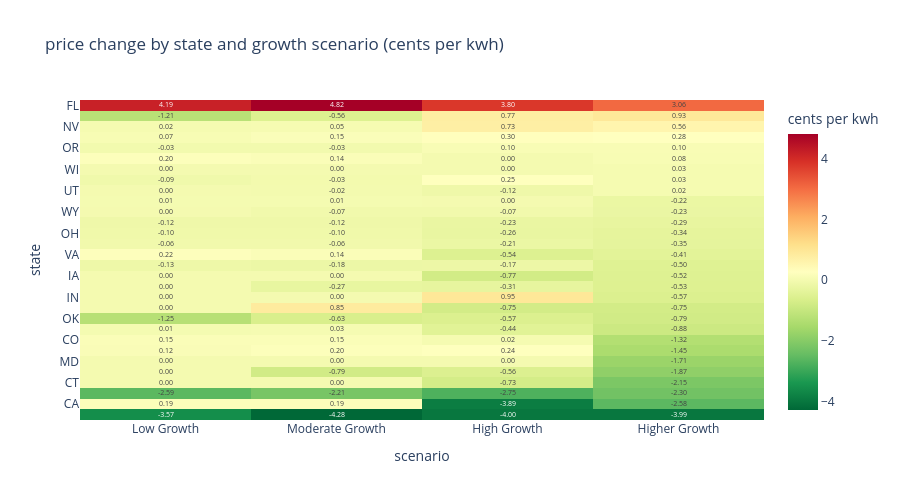

Here is the notebook cell this chart was saved with:
### Markdown cell above
## Heatmap
- demonstrates price changes with states by the different kinds of growth scenarios in columns.

### Code cell
pivot = predictions_df.pivot_table(
    index='state_abb',
    columns='scenario_label',
    values='price_delta',
    aggfunc='mean'
)

col_order = ['Low Growth', 'Moderate Growth', 'High Growth', 'Higher Growth']
pivot = pivot[col_order]

pivot.columns.name = None

affected = pivot[pivot.abs().max(axis=1) > 0]
affected = affected.sort_values('Higher Growth', ascending=False)

print(f'{len(affected)} states receive projected dc additions out of {len(pivot)} total')

fig2 = px.imshow(
    affected,
    color_continuous_scale='RdYlGn_r',
    title='price change by state and growth scenario (cents per kwh)',
    labels={'color': 'cents per kwh', 'x': 'scenario', 'y': 'state'},
    text_auto='.2f',
    aspect='auto'
)
fig2.update_layout(height=500)
fig2.write_html('../logs/price_impact_heatmap.html', include_plotlyjs='cdn')
fig2.write_image('../logs/price_impact_heatmap.png', width=1200, height=600, scale=2)
fig2.show()

plt.figure(figsize=(10, 6))
plt.imshow(affected.values, aspect='auto', cmap='RdYlGn_r')
plt.colorbar(label='cents per kwh')
plt.xticks(range(len(affected.columns)), affected.columns, rotation=45, ha='right')
plt.yticks(range(len(affected.index)), affected.index)
plt.title('price change by state and growth scenario (cents per kwh)')
plt.xlabel('scenario')
plt.ylabel('state')
plt.tight_layout()
plt.show()

logging.info('pipeline complete')
print('pipeline complete')

### Figure 1 — Plotly figure (JSON) as saved in the notebook; plotly's stock layout.template omitted (floating-point values rounded to 4 significant figures)
{"data": [{"coloraxis": "coloraxis", "hovertemplate": "scenario: %{x}<br>state: %{y}<br>cents per kwh: %{z}<extra></extra>", "name": "0", "texttemplate": "%{z:.2f}", "type": "heatmap", "x": ["Low Growth", "Moderate Growth", "High Growth", "Higher Growth"], "xaxis": "x", "y": ["FL", "TX", "NV", "AL", "OR", "GA", "WI", "WA", "UT", "TN", "WY", "MN", "OH", "NE", "VA", "IL", "IA", "MO", "IN", "MI", "OK", "AZ", "CO", "KY", "MD", "MT", "CT", "PA", "CA", "MA"], "yaxis": "y", "z": [[4.19, 4.818, 3.799, 3.062], [-1.21, -0.5553, 0.7683, 0.9305], [0.01842, 0.04727, 0.7347, 0.5567], [0.07442, 0.1535, 0.2961, 0.2759], [-0.03232, -0.03232, 0.09572, 0.1007], [0.1952, 0.1445, -0.001262, 0.08113], [0.0, 0.0, 0.0, 0.02735], [-0.08844, -0.03099, 0.2543, 0.02593], [0.0, -0.01959, -0.123, 0.01596], [0.01374, 0.01374, -0.003629, -0.2158], [0.0, -0.07155, -0.07155, -0.2272], [-0.1215, -0.1215, -0.2317, -0.2928], [-0.095, -0.095, -0.2636, -0.3367], [-0.06482, -0.06482, -0.208, -0.3509], [0.2215, 0.1421, -0.5437, -0.4148], [-0.1343, -0.1762, -0.1706, -0.4974], [0.0, 0.0, -0.7733, -0.5172], [0.0, -0.2728, -0.3148, -0.5331], [0.0, 0.0, 0.9484, -0.5698], [0.0, 0.8507, -0.7525, -0.7466], [-1.249, -0.6334, -0.572, -0.7939], [0.01369, 0.03193, -0.4435, -0.8801], [0.1485, 0.1485, 0.02143, -1.321], [0.1249, 0.2006, 0.2447, -1.448], [0.0, 0.0, 0.0, -1.706], [0.0, -0.791, -0.563, -1.872], [0.0, 0.0, -0.7272, -2.152], [-2.588, -2.209, -2.752, -2.298], [0.1879, 0.1879, -3.888, -2.583], [-3.573, -4.284, -3.995, -3.995]]}], "layout": {"coloraxis": {"colorbar": {"title": {"text": "cents per kwh"}}, "colorscale": [[0, "rgb(0,104,55)"], [0.1, "rgb(26,152,80)"], [0.2, "rgb(102,189,99)"], [0.3, "rgb(166,217,106)"], [0.4, "rgb(217,239,139)"], [0.5, "rgb(255,255,191)"], [0.6, "rgb(254,224,139)"], [0.7, "rgb(253,174,97)"], [0.8, "rgb(244,109,67)"], [0.9, "rgb(215,48,39)"], [1, "rgb(165,0,38)"]]}, "height": 500, "title": {"text": "price change by state and growth scenario (cents per kwh)"}, "xaxis": {"anchor": "y", "domain": [0, 1], "title": {"text": "scenario"}}, "yaxis": {"anchor": "x", "autorange": "reversed", "domain": [0, 1], "title": {"text": "state"}}}}
